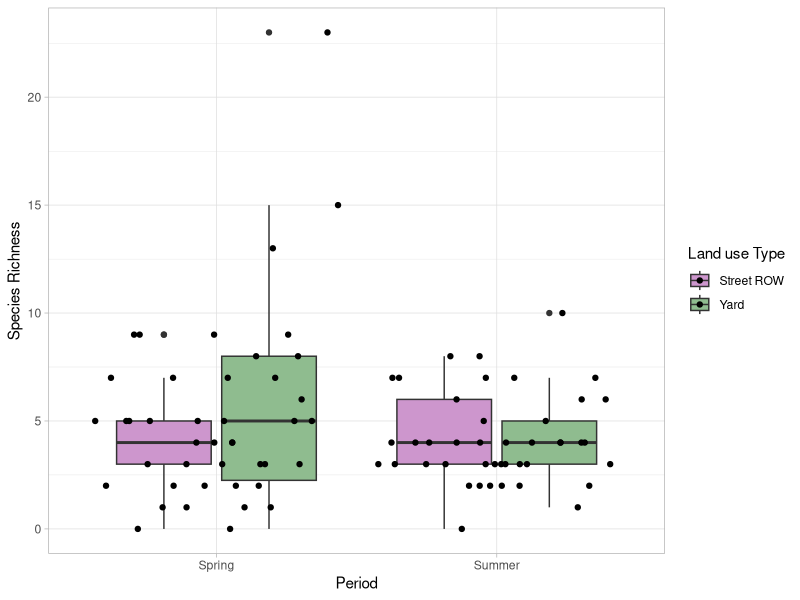
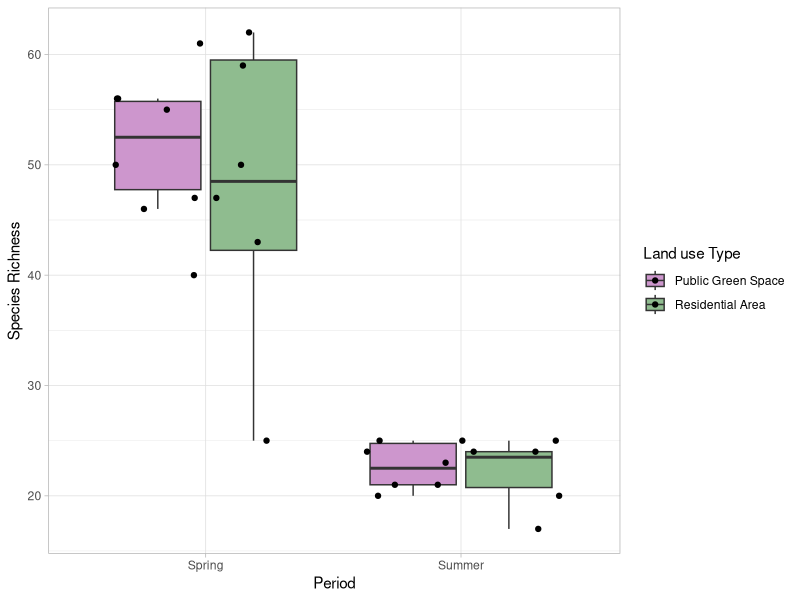
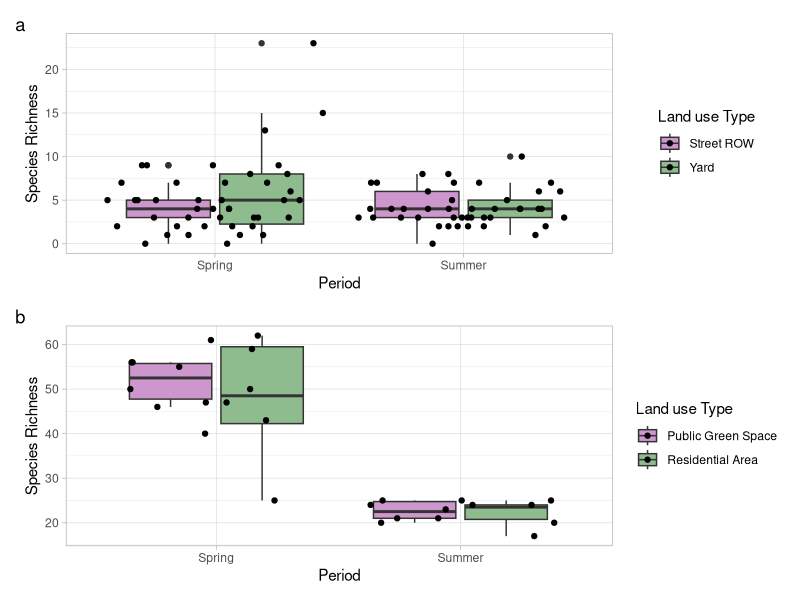

Generate these figures, in order, with R:
# In this script I make a figure showing species richness of private+public
# land use types during spring and summer, at the parcel and landscape scale
# This figure is intended for my manuscript

library(tidyverse)
library(stringr)
library(patchwork)


#------------------------------------------------------------------------------#
                    # SPECIES RICHNESS FIG #
#------------------------------------------------------------------------------#


surveys <- read.csv("2-Cleaned_data/cleaned_df.csv")


parcel_richness <- surveys %>% group_by(Code, Landtype, Season) %>%
  # Calculating species richness per site
  summarise(species_richness = n_distinct(Bird.code, na.rm = TRUE)) 

plot_colours <- c()

parcel_richness_plot <- ggplot(data=parcel_richness, 
                               mapping=aes(x=Season, y=species_richness, 
                                           fill=Landtype))+
  geom_boxplot() + 
  geom_point(position=position_jitterdodge(0.5))+
  labs(x= "Period", 
       y="Species Richness", 
       fill='Land use Type')+
  scale_fill_manual(labels = c("Street ROW", "Yard"), 
                    values=c('plum3','darkseagreen'))+
  theme_light()
parcel_richness_plot



springaru <- read.csv('2-Cleaned_data/aru_spring_df.csv')
springaru$Season <- "Spring"
summeraru <- read.csv('2-Cleaned_data/aru_summer_df.csv')
summeraru$Season <- "Summer"


landscape_richness_sp <- springaru %>% group_by(location, LanduseType, Season) %>%
  # Calculating species richness per site
  summarise(species_richness = n_distinct(species_code, na.rm = TRUE)) 


landscape_richness_sum <- summeraru %>% group_by(location, LanduseType, Season) %>%
  # Calculating species richness per site
  summarise(species_richness = n_distinct(species_code, na.rm = TRUE)) 


landscape_richness <- rbind(landscape_richness_sp, landscape_richness_sum) 


landscape_richness_plot <- ggplot(data=landscape_richness, 
                                  mapping=aes(x=Season, y=species_richness, 
                                              fill=LanduseType))+
  geom_boxplot() + 
  geom_point(position=position_jitterdodge(0.5))+
  labs(x= "Period", 
       y="Species Richness", 
       fill='Land use Type')+
  scale_fill_manual(labels = c("Public Green Space", "Residential Area"), 
                    values=c('plum3','darkseagreen'))+
  theme_light()

landscape_richness_plot


species_richness_plot <- parcel_richness_plot + landscape_richness_plot+ 
  plot_layout(ncol=1) +
  plot_annotation(tag_levels = 'a')


ggsave(species_richness_plot, 
       filename = "Species_richness_plot.png",
       path = "4-Output",
       device = "png",
       height = 10, width = 10, units = "in")
